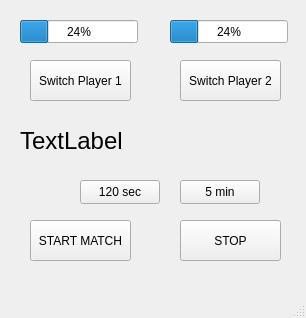
<?xml version="1.0" encoding="UTF-8"?>
<ui version="4.0">
 <class>MainWindow</class>
 <widget class="QMainWindow" name="MainWindow">
  <property name="geometry">
   <rect>
    <x>0</x>
    <y>0</y>
    <width>306</width>
    <height>318</height>
   </rect>
  </property>
  <property name="windowTitle">
   <string>MainWindow</string>
  </property>
  <widget class="QWidget" name="centralwidget">
   <widget class="QProgressBar" name="progressBar_player1">
    <property name="geometry">
     <rect>
      <x>20</x>
      <y>20</y>
      <width>118</width>
      <height>23</height>
     </rect>
    </property>
    <property name="value">
     <number>24</number>
    </property>
   </widget>
   <widget class="QProgressBar" name="progressBar_player2">
    <property name="geometry">
     <rect>
      <x>170</x>
      <y>20</y>
      <width>118</width>
      <height>23</height>
     </rect>
    </property>
    <property name="value">
     <number>24</number>
    </property>
   </widget>
   <widget class="QPushButton" name="pushButton_player1Switch">
    <property name="geometry">
     <rect>
      <x>30</x>
      <y>60</y>
      <width>101</width>
      <height>41</height>
     </rect>
    </property>
    <property name="text">
     <string>Switch Player 1</string>
    </property>
   </widget>
   <widget class="QPushButton" name="pushButton_player2Switch">
    <property name="geometry">
     <rect>
      <x>180</x>
      <y>60</y>
      <width>101</width>
      <height>41</height>
     </rect>
    </property>
    <property name="text">
     <string>Switch Player 2</string>
    </property>
   </widget>
   <widget class="QLabel" name="label_gameState">
    <property name="geometry">
     <rect>
      <x>20</x>
      <y>110</y>
      <width>261</width>
      <height>61</height>
     </rect>
    </property>
    <property name="font">
     <font>
      <pointsize>18</pointsize>
     </font>
    </property>
    <property name="text">
     <string>TextLabel</string>
    </property>
   </widget>
   <widget class="QPushButton" name="pushButton_timer120sec">
    <property name="geometry">
     <rect>
      <x>80</x>
      <y>180</y>
      <width>80</width>
      <height>24</height>
     </rect>
    </property>
    <property name="text">
     <string>120 sec</string>
    </property>
   </widget>
   <widget class="QPushButton" name="pushButton_timer5min">
    <property name="geometry">
     <rect>
      <x>180</x>
      <y>180</y>
      <width>80</width>
      <height>24</height>
     </rect>
    </property>
    <property name="text">
     <string>5 min</string>
    </property>
   </widget>
   <widget class="QPushButton" name="pushButton_gameStop">
    <property name="geometry">
     <rect>
      <x>180</x>
      <y>220</y>
      <width>101</width>
      <height>41</height>
     </rect>
    </property>
    <property name="text">
     <string>STOP</string>
    </property>
   </widget>
   <widget class="QPushButton" name="pushButton_gameStart">
    <property name="geometry">
     <rect>
      <x>30</x>
      <y>220</y>
      <width>101</width>
      <height>41</height>
     </rect>
    </property>
    <property name="text">
     <string>START MATCH</string>
    </property>
   </widget>
  </widget>
  <widget class="QMenuBar" name="menubar">
   <property name="geometry">
    <rect>
     <x>0</x>
     <y>0</y>
     <width>306</width>
     <height>21</height>
    </rect>
   </property>
  </widget>
  <widget class="QStatusBar" name="statusbar"/>
 </widget>
 <resources/>
 <connections/>
</ui>
